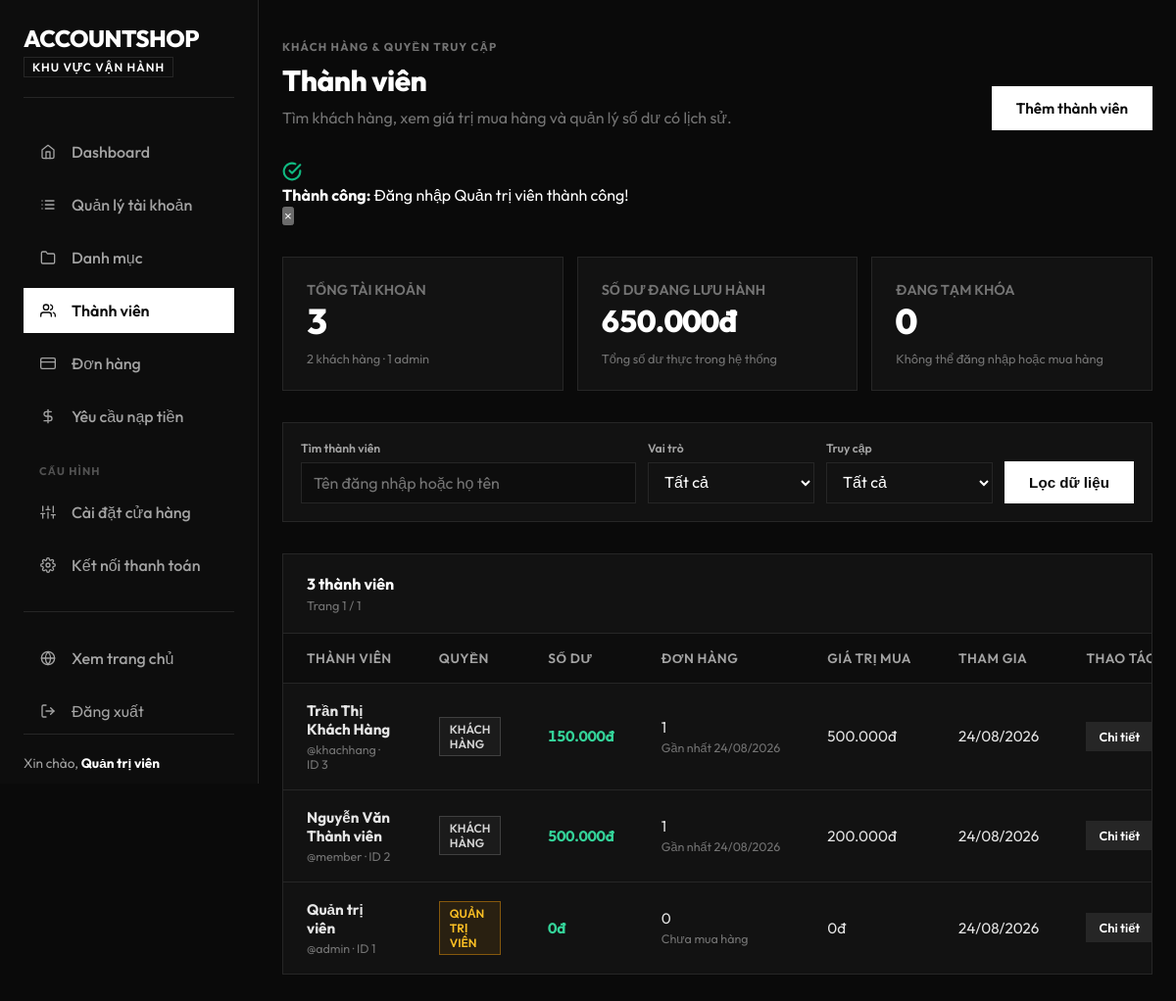
Page /admin/crud/users/list.php (signed in) on the committed database.
### tables this page shows
CREATE TABLE users (
  id INT AUTO_INCREMENT PRIMARY KEY,
  username VARCHAR(50) NOT NULL UNIQUE,
  password VARCHAR(255) NOT NULL,
  fullname VARCHAR(100) NOT NULL,
  role ENUM('admin', 'user') DEFAULT 'user',
  is_active TINYINT(1) NOT NULL DEFAULT 1,
  balance DECIMAL(15,0) NOT NULL DEFAULT 0,
  created_at DATETIME DEFAULT CURRENT_TIMESTAMP
);

### admin/crud/users/users.php (called while the page is built, shortened)
<?php
require_once __DIR__ . '/../../config/db.php';
function getUserStats(PDO $pdo): array
{
    return $pdo->query(
        "SELECT COUNT(*) AS total,
                SUM(role = 'user') AS customers,
                SUM(role = 'admin') AS admins,
                SUM(is_active = 0) AS suspended,
                COALESCE(SUM(balance), 0) AS total_balance
         FROM users"
    )->fetch();
}
function getFilteredUsers(PDO $pdo, string $search, string $role, string $state, int $limit, int $offset): array
{
    $where = [];
    $params = [];
    $whereSql = $where ? ' WHERE ' . implode(' AND ', $where) : '';
    $countStmt = $pdo->prepare('SELECT COUNT(*) FROM users u' . $whereSql);
    $countStmt->execute($params);
    $total = (int) $countStmt->fetchColumn();
    $stmt = $pdo->prepare(
        'SELECT u.*,
                COUNT(DISTINCT o.id) AS order_count,
                COALESCE(SUM(o.price), 0) AS total_spent,
                MAX(o.created_at) AS last_order_at
         FROM users u
         LEFT JOIN orders o ON o.user_id = u.id' .
        $whereSql .
        ' GROUP BY u.id ORDER BY u.id DESC LIMIT ' . $limit . ' OFFSET ' . $offset
    );
    $stmt->execute($params);
    return ['rows' => $stmt->fetchAll(), 'total' => $total];
}

### includes/settings.php (called while the page is built, shortened)
<?php
function load_app_settings(PDO $pdo): array
{
    $rows = $pdo->query('SELECT setting_key, setting_value FROM settings')->fetchAll();
    $settings = [];
    foreach ($rows as $row) {
        $settings[$row['setting_key']] = $row['setting_value'];
    }
    return $settings;
}
function app_setting(string $key, $default = null)
{
    global $settingsMap;
    return array_key_exists($key, $settingsMap ?? []) ? $settingsMap[$key] : $default;
}
function app_setting_int(string $key, int $default, int $minimum = 0, ?int $maximum = null): int
{
    $value = filter_var(app_setting($key, $default), FILTER_VALIDATE_INT);
    $value = $value === false ? $default : $value;
    $value = max($minimum, $value);
    return $maximum === null ? $value : min($maximum, $value);
}

### config/db.php (called while the page is built, shortened)
<?php
require_once __DIR__ . '/../includes/settings.php';
$host = getenv('DB_HOST') ?: 'localhost';
$port = getenv('DB_PORT') ?: '3306';
$dbname = getenv('DB_NAME') ?: 'account_shop';
$username = getenv('DB_USER') ?: 'root';
$password = getenv('DB_PASS') !== false ? getenv('DB_PASS') : '';
try {
    $pdo = new PDO("mysql:host=$host;port=$port;dbname=$dbname;charset=utf8mb4", $username, $password);
    $pdo->setAttribute(PDO::ATTR_ERRMODE, PDO::ERRMODE_EXCEPTION);
    $pdo->setAttribute(PDO::ATTR_DEFAULT_FETCH_MODE, PDO::FETCH_ASSOC);
    try {
        $settingsMap = load_app_settings($pdo);
    } catch (Exception $e) {
        $settingsMap = [];
    }
} catch (PDOException $e) {
    error_log('Database connection failed: ' . $e->getMessage());
    http_response_code(503);
    die('Hệ thống đang bảo trì kết nối dữ liệu. Vui lòng thử lại sau.');
}
?>

### admin/config/db.php (called while the page is built)
<?php
require_once __DIR__ . '/../../config/db.php';
?>

### admin/crud/users/list.php (the view, shortened to what this page needs)
<?php
require_once __DIR__ . '/users.php';
require_once __DIR__ . '/../../../includes/flash.php';
$search = trim($_GET['search'] ?? '');
$requestedRole = $_GET['role'] ?? 'all';
$requestedState = $_GET['state'] ?? 'all';
$role = in_array($requestedRole, ['all', 'admin', 'user'], true) ? $requestedRole : 'all';
$state = in_array($requestedState, ['all', 'active', 'suspended'], true) ? $requestedState : 'all';
$page = max(1, (int) ($_GET['page'] ?? 1));
$pageSize = app_setting_int('admin_page_size', 20, 10, 100);
$offset = ($page - 1) * $pageSize;
$result = getFilteredUsers($pdo, $search, $role, $state, $pageSize, $offset);
$totalRows = $result['total'];
$totalPages = max(1, (int) ceil($totalRows / $pageSize));
$users = $result['rows'];
$stats = getUserStats($pdo);
?>
<!DOCTYPE html>
<html lang="vi">
<head>
    <link rel="stylesheet" href="../../../assets/admin/css/admin.css">
</head>
<body>
<div class="admin-layout">
    <?php include __DIR__ . '/../../sidebar.php'; ?>
    <main class="main-content">
        <header class="topbar admin-page-heading">
            <div>
                <span class="eyebrow">Khách hàng & quyền truy cập</span>
                <h1>Thành viên</h1>
                <p>Tìm khách hàng, xem giá trị mua hàng và quản lý số dư có lịch sử.</p>
            </div>
            <a href="add.php" class="btn btn-primary">Thêm thành viên</a>
        </header>
        <div class="content-body">
            <?= render_flash() ?>
            <section class="stats-grid stats-grid-compact">
                <article class="stat-card"><span class="stat-label">Tổng tài khoản</span><strong class="stat-number"><?= number_format($stats['total']) ?></strong><span class="stat-meta"><?= number_format($stats['customers']) ?> khách hàng · <?= number_format($stats['admins']) ?> admin</span></article>
                <article class="stat-card"><span class="stat-label">Số dư đang lưu hành</span><strong class="stat-number stat-number-money"><?= number_format($stats['total_balance'], 0, ',', '.') ?>đ</strong><span class="stat-meta">Tổng số dư thực trong hệ thống</span></article>
                <article class="stat-card"><span class="stat-label">Đang tạm khóa</span><strong class="stat-number"><?= number_format($stats['suspended']) ?></strong><span class="stat-meta">Không thể đăng nhập hoặc mua hàng</span></article>
            </section>
            <form method="GET" class="toolbar-card">
                <div class="toolbar-search">
                    <label for="search">Tìm thành viên</label>
                    <input type="search" id="search" name="search" value="<?= htmlspecialchars($search) ?>" placeholder="Tên đăng nhập hoặc họ tên">
                </div>
                <div class="toolbar-field">
                    <label for="role">Vai trò</label>
                    <select id="role" name="role">
                        <option value="all">Tất cả</option>
                    </select>
                </div>
                <div class="toolbar-field">
                    <label for="state">Truy cập</label>
                    <select id="state" name="state">
                        <option value="all">Tất cả</option>
                    </select>
                </div>
                <button class="btn btn-primary" type="submit">Lọc dữ liệu</button>
            </form>
            <section class="table-card">
                <div class="table-card-header">
                    <div><h2><?= number_format($totalRows) ?> thành viên</h2><p>Trang <?= $page ?> / <?= $totalPages ?></p></div>
                </div>
                <div class="table-scroll">
                    <table class="data-table">
                        <thead><tr><th>Thành viên</th><th>Quyền</th><th>Số dư</th><th>Đơn hàng</th><th>Giá trị mua</th><th>Tham gia</th><th>Thao tác</th></tr></thead>
                        <tbody>
                        <?php foreach ($users as $user): ?>
                            <tr class="<?= !$user['is_active'] ? 'row-muted' : '' ?>">
                                <td>
                                    <strong><?= htmlspecialchars($user['fullname']) ?></strong>
                                    <span class="table-subtext">@<?= htmlspecialchars($user['username']) ?> · ID <?= $user['id'] ?></span>
                                </td>
                                <td>
                                    <span class="badge <?= $user['role'] === 'admin' ? 'badge-warning' : 'badge-neutral' ?>"><?= $user['role'] === 'admin' ? 'Quản trị viên' : 'Khách hàng' ?></span>
                                </td>
                                <td class="money-positive"><?= number_format($user['balance'], 0, ',', '.') ?>đ</td>
                                <td><?= number_format($user['order_count']) ?><span class="table-subtext"><?= $user['last_order_at'] ? 'Gần nhất ' . date('d/m/Y', strtotime($user['last_order_at'])) : 'Chưa mua hàng' ?></span></td>
                                <td><?= number_format($user['total_spent'], 0, ',', '.') ?>đ</td>
                                <td><?= date('d/m/Y', strtotime($user['created_at'])) ?></td>
                                <td class="actions">
                                    <a href="update.php?id=<?= $user['id'] ?>" class="btn btn-small btn-edit">Chi tiết</a>
                                </td>
                            </tr>
                        <?php endforeach; ?>
                        </tbody>
                    </table>
                </div>
            </section>
        </div>
    </main>
</div>
</body>
</html>

### rows in the picture
users: fullname "Trần Thị Khách Hàng", username "khachhang", id "3", role "KHÁCH HÀNG", balance "150.000", order_count "1", last_order_at "24/08/2026", total_spent "500.000", created_at "24/08/2026"
users: fullname "Nguyễn Văn Thành viên", username "member", id "2", role "KHÁCH HÀNG", balance "500.000", order_count "1", last_order_at "24/08/2026", total_spent "200.000", created_at "24/08/2026"
users: fullname "Quản trị viên", username "admin", id "1", role "QUẢN TRỊ VIÊN", balance "0", order_count "0", shows "Chưa mua hàng", total_spent "0", created_at "24/08/2026"

### other values in the picture
SITE_SHORT_NAME "ACCOUNTSHOP"
$_SESSION['admin_fullname'] "Quản trị viên"
$success "Đăng nhập Quản trị viên thành công!"
$stats['total'] "3"
$stats['customers'] "2"
$stats['admins'] "1"
$stats['total_balance'] "650.000"
$stats['suspended'] "0"
$totalRows "3"
$page "1"
$totalPages "1"
